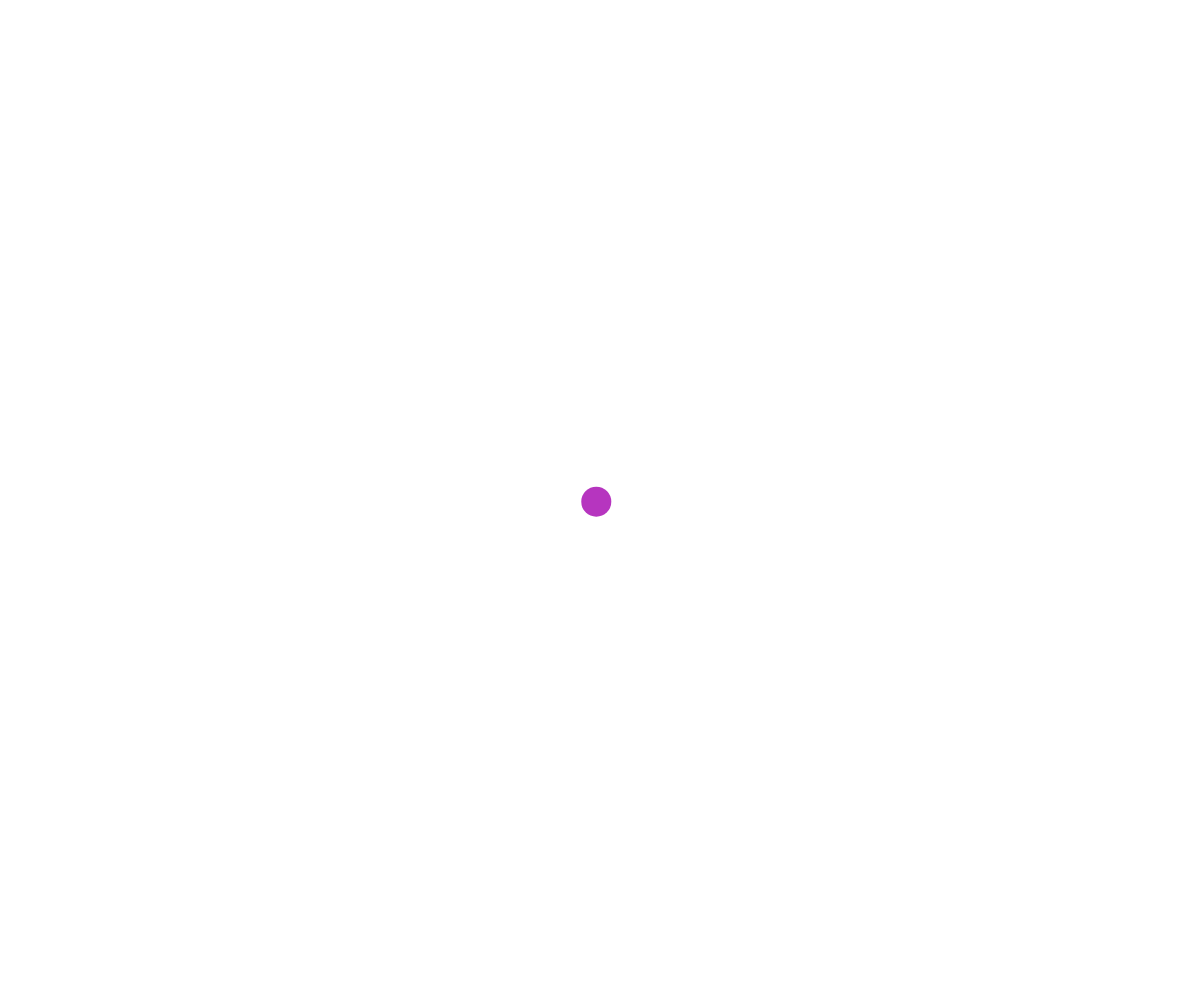
Frame 1 (no input)
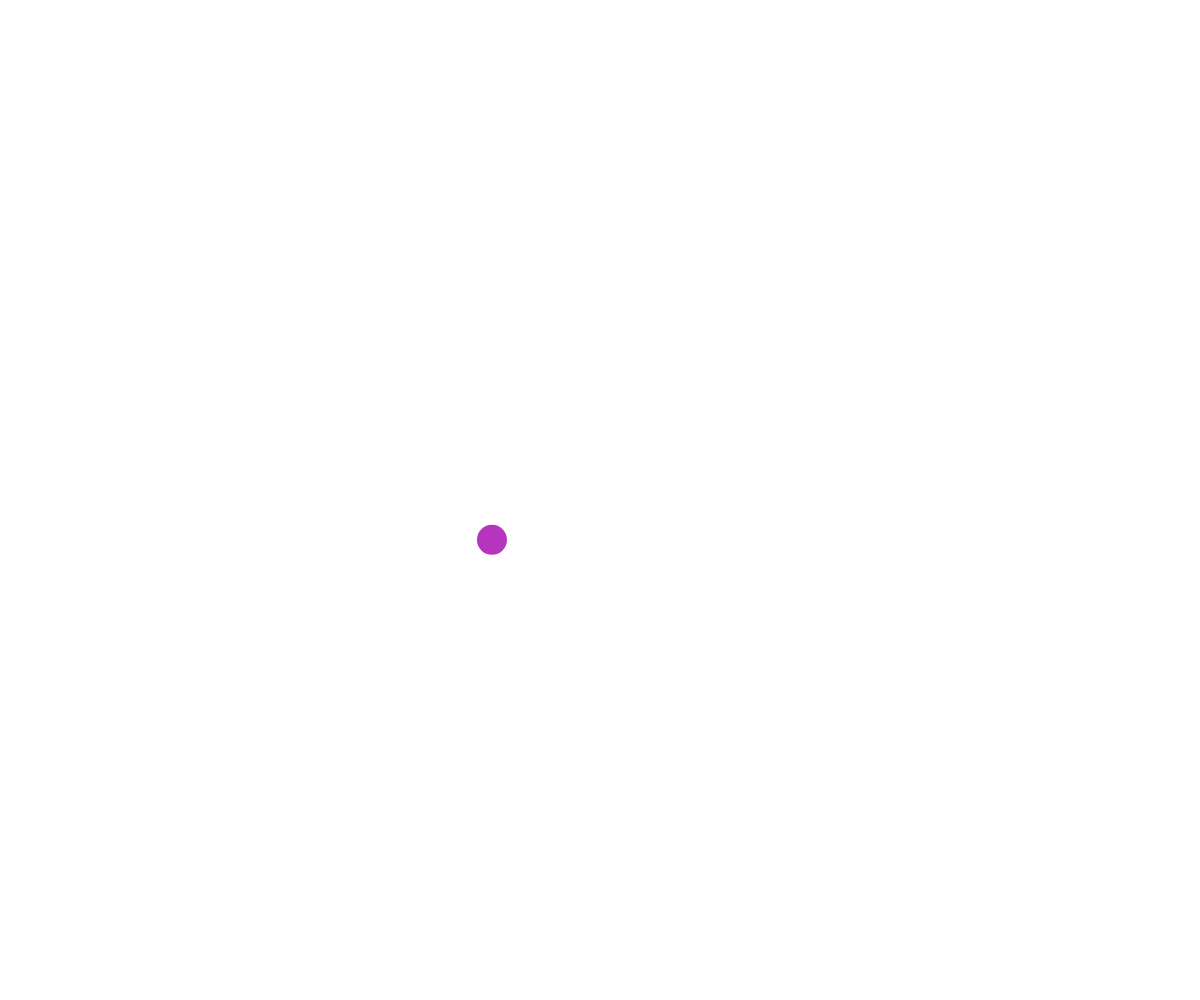
Frame 60 (no input)
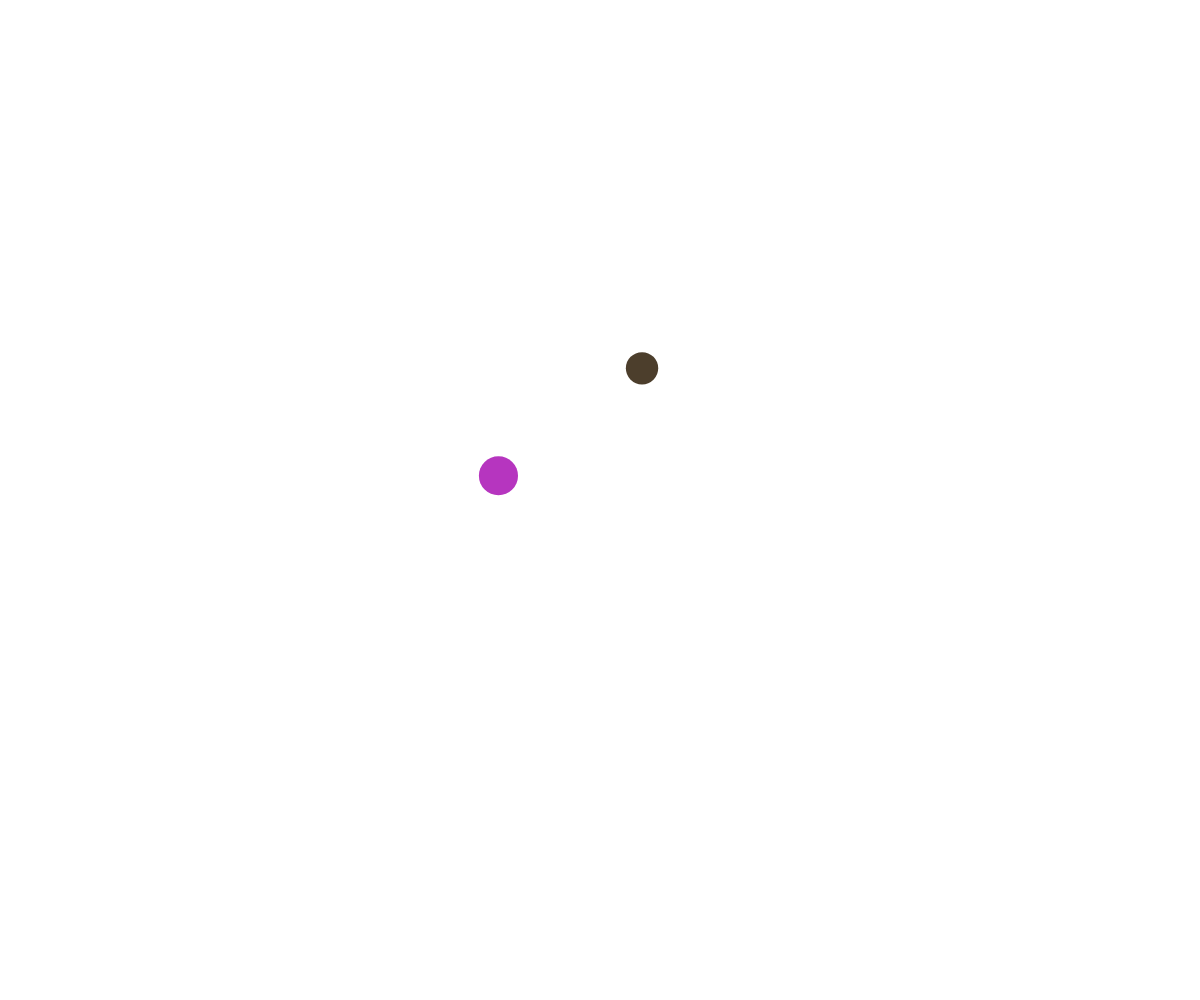
Frame 120 (the mouse pressed at the canvas centre since frame 60)

The p5.js sketch that drew these frames (run headless with seeded random() and noise() and a simulated clock; from frame 60 on, the mouse is pressed at the canvas centre):

// p5.js sketch
// ── sketch.js
// Connected Nodes OOP

let points = [];

function setup() {
  createCanvas(windowWidth, windowHeight);
  let somePoint = new MovingPoint(width/2, height/2);
  points.push(somePoint);
}

function draw() {
  background(255);

  // Draw lines first
  for (let point of points) {
    point.update();
    point.connectTo(points);
  }

  // Draw circles on top
  for (let point of points) {
    point.display();
  }
}

function mousePressed() {
  let newPoint = new MovingPoint(mouseX, mouseY);
  points.push(newPoint);
}

class MovingPoint {
  constructor(x, y) {
    this.x = x;
    this.y = y;
    this.speed = 5;
    this.radius = 15;
    this.colour = color(random(255), random(255), random(255));
    this.xTime = random(1000);
    this.yTime = random(1000);
    this.deltaTime = 0.01;
    this.reach = 150;
    this.minRadius = 15;
    this.maxRadius = 30;
  }

  display() {
    noStroke();
    fill(this.colour);
    circle(this.x, this.y, this.radius*2);
  }

  update() {
    this.move();
    this.wrapAroundScreen();
    this.adjustSizeWithMouse();
  }

  connectTo(pointsArray) {
    for (let otherPoint of pointsArray) {
      // Avoid drawing line to self 
      if (this !== otherPoint) {
        let pointDistance = dist(this.x, this.y, otherPoint.x, otherPoint.y);
        if (pointDistance < this.reach) {
          stroke(this.colour);
          line(this.x, this.y, otherPoint.x, otherPoint.y);
        }
      }
    }
  }

  adjustSizeWithMouse() {
    let mouseDistance = dist(this.x, this.y, mouseX, mouseY);
    if (mouseDistance < this.reach) {
      let theSize = map(mouseDistance, 0, this.reach, this.maxRadius, this.minRadius);
      this.radius = theSize;
    }
    else {
      this.radius = this.minRadius;
    }
  }

  move() {
    // Pick a random direction to move 
    let dx = noise(this.xTime);
    let dy = noise(this.yTime);

    // Scale to mvnt speed
    this.dx = map(dx, 0, 1, -this.speed, this.speed);
    this.dy = map(dy, 0, 1, -this.speed, this.speed);

    // Move the point 
    this.x += this.dx; 
    this.y += this.dy;

    // Move on time axis
    this.xTime += this.deltaTime;
    this.yTime += this.deltaTime;
  }

  wrapAroundScreen() {
    // Fell off left 
    if (this.x < 0) {
      this.x += width;
    }

    // Fell off right
    if (this.x > width) {
      this.x -= width;
    }

    // Fell off top
    if (this.y < 0) {
      this.y += height;
    }

    // Fell off bottom
    if (this.y > height) {
      this.y -= height;
    }
  }
}
